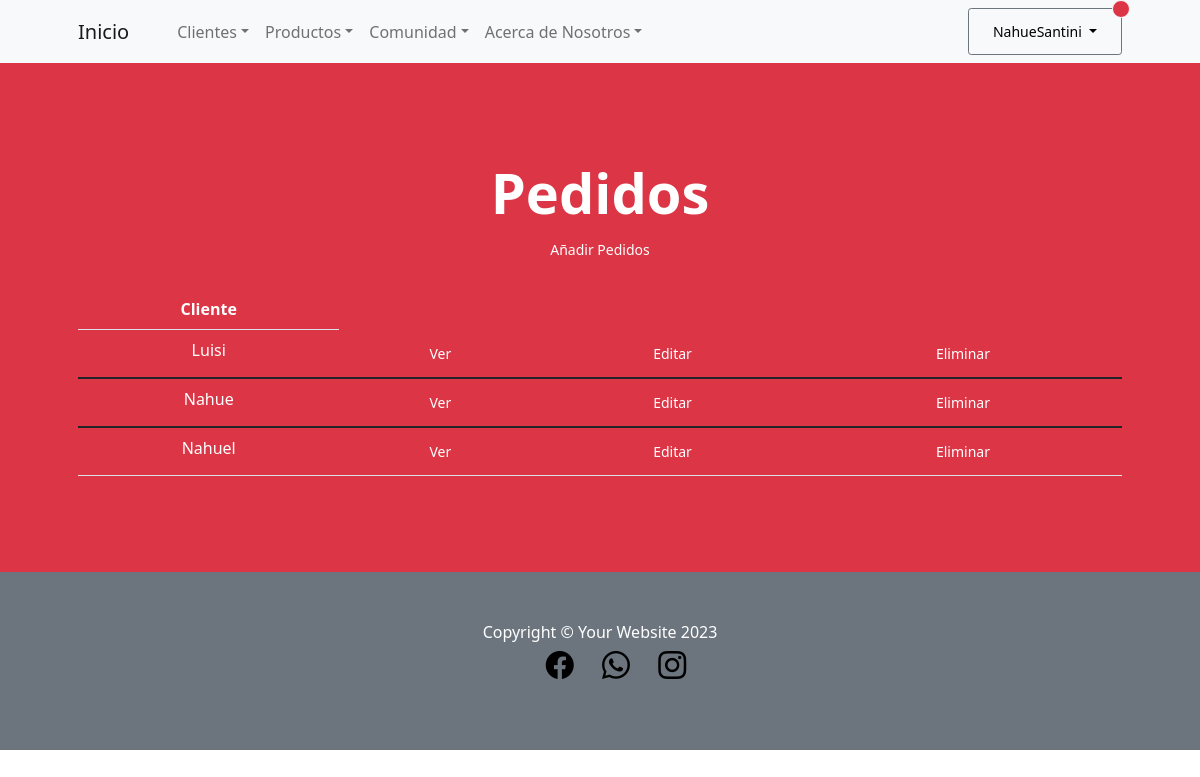
/SanApp/leer_pedidos (signed in), run on an earlier commit of the app's database.
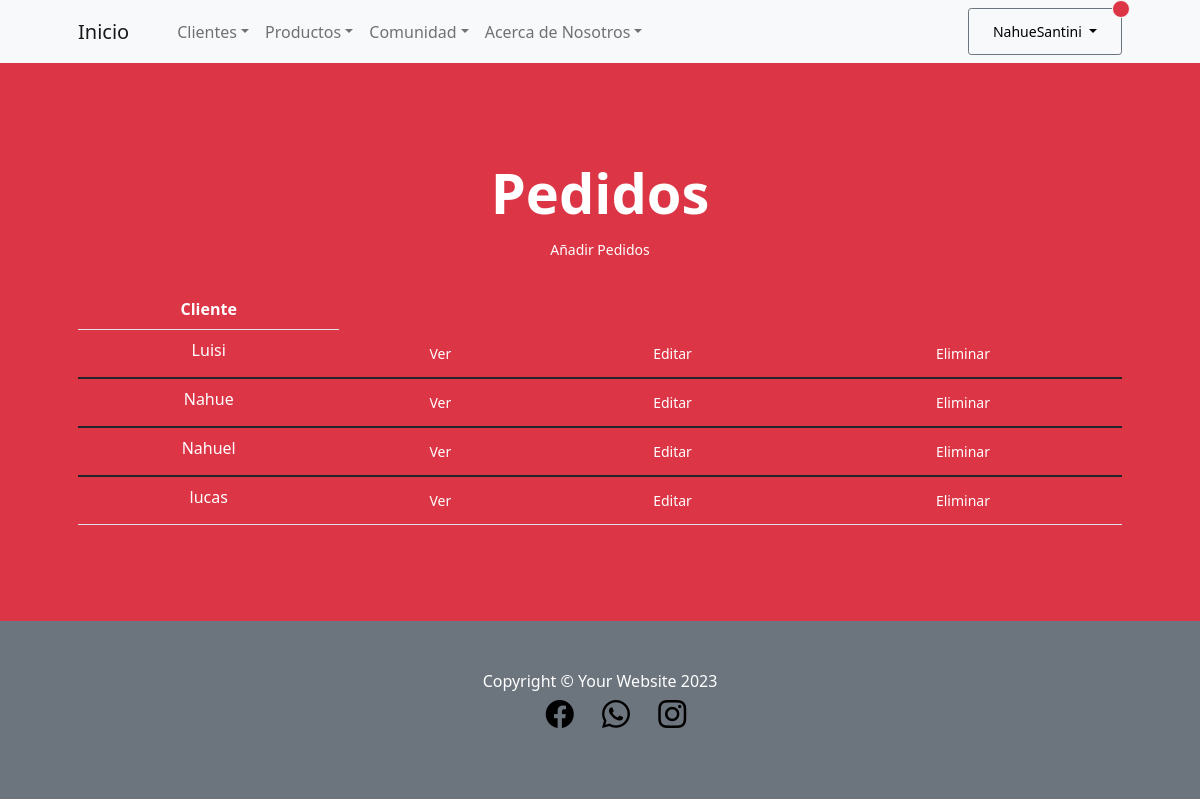
And on a later commit of the database.
### SanApp/models.py (models this page shows, shortened)
class Pedido(models.Model):
    cliente = models.CharField(max_length=50)
    producto = models.CharField(max_length=50)
    cantidad = models.IntegerField()

### SanApp/views.py (the view)
# urls.py: path('leer_pedidos', PedidosListView.as_view(), name="leer_pedidos"),
class PedidosListView(LoginRequiredMixin,ListView):
    model = Pedido
    template_name = "SanApp/leer_pedidos.html"

### SanApp/templates/SanApp/leer_pedidos.html (shortened to what this page needs)
{% extends 'SanApp/base.html' %}
{% load static %}
{% block contenidoQueCambia %}
<header class="bg-danger py-5">
    <div class="container px-4 px-lg-5 my-5">
        <div class="text-center text-white">
            <h1 class="display-4 fw-bolder">Pedidos</h1>
            <a class="btn btn-danger btn-sm" href= {% url "Hacer_pedido" %}>Añadir Pedidos</a> <br> <br> {% comment "" %} NUEVOOOO {% endcomment %}
            <p class="lead fw-normal text-white-50 mb-0">
            <table class="table">
                <tbody>
                  <tr class="text-white-1 mb-0">
                    <th style="color:white">Cliente</th>
                  </tr>
                    {% for y in object_list %}
                  <tr class="text-white mb-0">
                    <td>{{y.cliente}}</td>
                    <td>
                      <a class="btn btn-danger btn-sm" href="{% url 'detalle_pedido' y.id %}" >Ver
                    </td>
                    <td>
                      <a class="btn btn-danger btn-sm" href="{% url 'editar_pedido' y.id %}"> Editar
                    </td>
                    <td>
                      <a class="btn btn-danger btn-sm" href="{% url 'borrar_pedido' y.id %}"> Eliminar
                    </td>
                  </tr>
                </tbody>
                {% endfor %}
            </table>
                </p>
        </div>
    </div>
</header>
    <body>
    </body>
</html>
{% endblock %}

What changed in the data, as far as the page shows it:
added Pedido: cliente "lucas"
